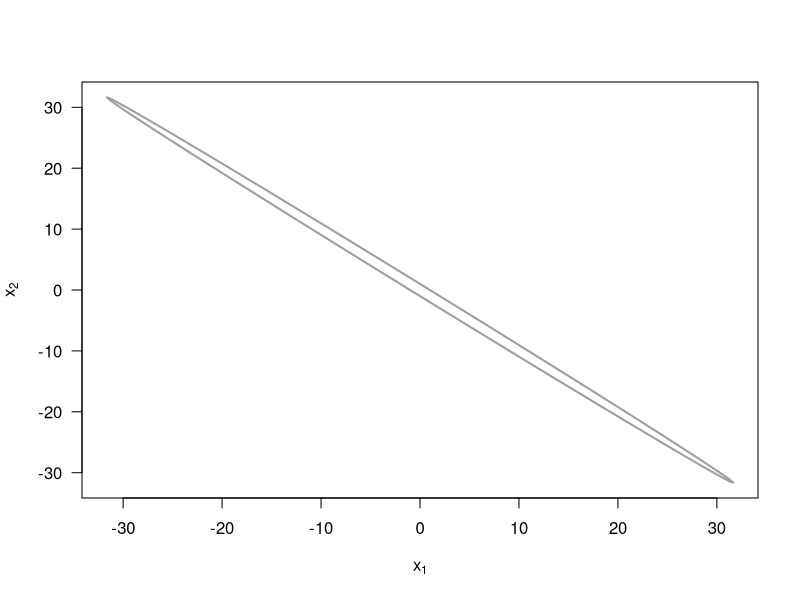
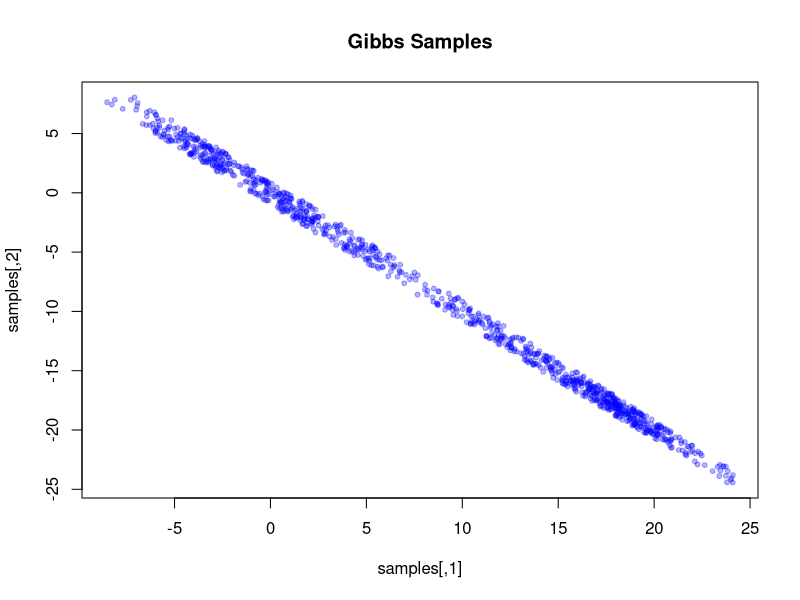
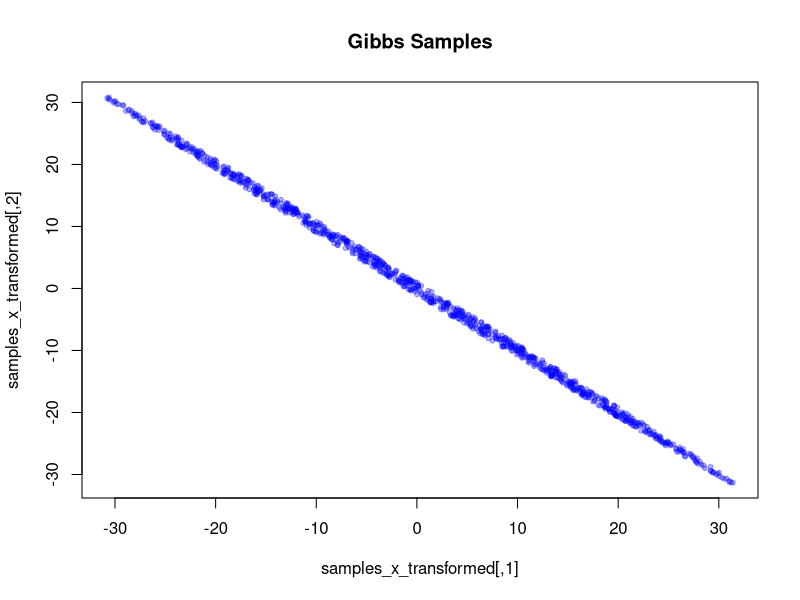

The R script that drew these images, in order:
## ---- chunk 1
knitr::opts_chunk$set(echo = TRUE)
## ---- chunk 2
w  <- 1.999
xv <- seq(-1, 1, by=0.01) * 1/sqrt(1-w^2/4)  # a range of x1-values, where the term below the root is non-negative (compare Lecture 4)
plot(xv, xv, type="n", xlab=expression(x[1]), ylab=expression(x[2]), las=1)
# ellipse
lines(xv, -(w/2)*xv-sqrt(1-(1-w^2/4)*xv^2), lwd=2, col=8)
lines(xv, -(w/2)*xv+sqrt(1-(1-w^2/4)*xv^2), lwd=2, col=8)


## ---- chunk 3
get_limits <- function(fixed_val, w, var) {
  a <- 1
  b <- w * fixed_val
  c_val <- fixed_val^2 - 1
  discriminant <- b^2 - 4 * a * c_val
  if (discriminant < 0) return(c(NA, NA))
  sqrt_d <- sqrt(discriminant)
  lower <- (-b - sqrt_d) / (2 * a)
  upper <- (-b + sqrt_d) / (2 * a)
  return(c(lower, upper))

}

gibbs_sample <- function(n, w) {
  samples <- matrix(0, nrow = n, ncol = 2)
  x1 <- 0
  x2 <- 0
  for (i in 1:n) {
    #browser()
    # fix X2 and update X1 | X2
    limits_x1 <- get_limits(x2, w, "x1")
    if (any(is.na(limits_x1))) break
    #sample between the lower and upper limits
    x1 <- runif(1, limits_x1[1], limits_x1[2])
    # 更新X2 | X1
    limits_x2 <- get_limits(x1, w, "x2")
    if (any(is.na(limits_x2))) break
    x2 <- runif(1, limits_x2[1], limits_x2[2])
    samples[i, ] <- c(x1, x2)
  }
  return(samples)
}
set.seed(123)
samples <- gibbs_sample(1000, 1.999)
plot(samples, pch = 20, col = rgb(0, 0, 1, 0.3), main = "Gibbs Samples")

prob <- mean(samples[,1] > 0)
cat("Estimated P(X1 > 0):", prob)

## ---- chunk 4


gibbs_sample_transformed = function(n,w) {
  samples_u = matrix(0, nrow = n, ncol = 2)
  u1 <- 0
  u2 <- 0
  for (i in 1:n) {
    # fix U2 and update U1 | U2
    u2_current <- u2
    u1_min <- -sqrt((4 - 3.999 * u2_current^2) / 0.001)
    u1_max <- sqrt((4 - 3.999 * u2_current^2) / 0.001)
    u1 <- runif(1, u1_min, u1_max)
    # fix U1 and update U2 | U1
    u1_current <- u1
    u2_min <- -sqrt((4 - 0.001 * u1_current^2) / 3.999)
    u2_max <- sqrt((4 - 0.001 * u1_current^2) / 3.999)
    u2 <- runif(1, u2_min, u2_max)
    samples_u[i, ] <- c(u1, u2)
  }
  return(samples_u)
}
# 生成样本并转换回X空间
samples_u <- gibbs_sample_transformed(1000, 1.999)
#browser()
samples_x_transformed <- cbind(
  (samples_u[,1] + samples_u[,2]) / 2,
  (samples_u[,2] - samples_u[,1]) / 2
)
# 计算P(X1 > 0)
plot(samples_x_transformed, pch = 20, col = rgb(0, 0, 1, 0.3), main = "Gibbs Samples")

prob_u <- mean(samples_x_transformed[,1] > 0)
cat("Transformed P(X1 > 0):", prob_u) 
  
